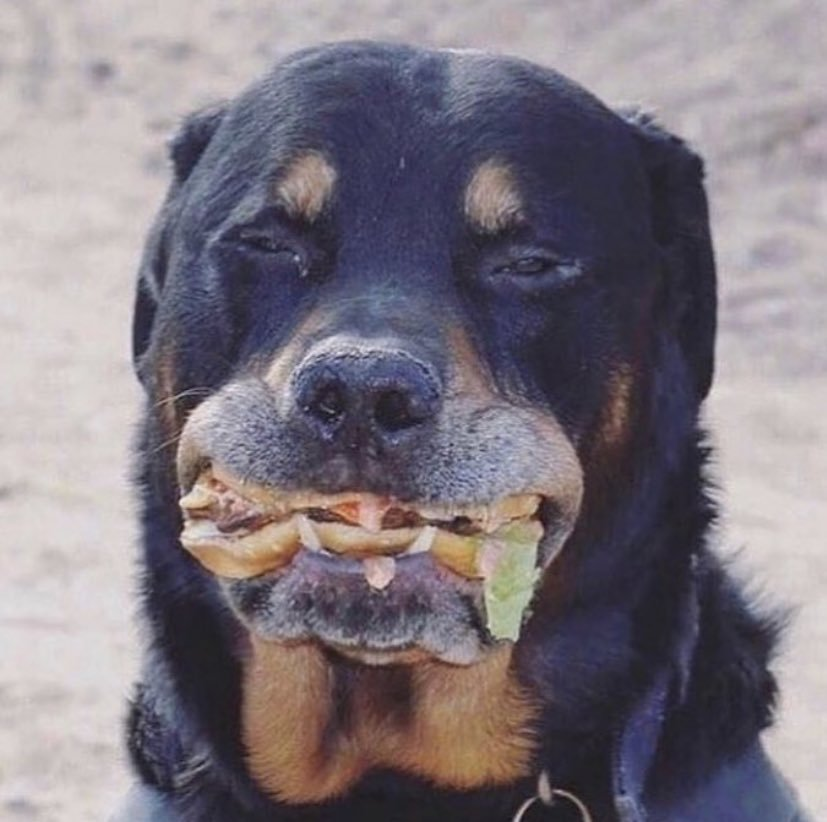
#> input picture EHvnMDLVUAAPgoQ.jpeg, 827 x 822 px, given in place of the camera
$ python sort.py
#> lines starting #> are read from the running program, lines starting #| are printed output that depends on the picture
### src/video_capture.py
import cv2


class VideoCapture():
    def __init__(self, video_source = 0):
        self.cap:cv2.VideoCapture = cv2.VideoCapture(video_source)
        if not self.cap.isOpened():
            raise IOError("Cannot open webcam")
        self.height = self.cap.get(cv2.CAP_PROP_FRAME_HEIGHT)
        self.width = self.cap.get(cv2.CAP_PROP_FRAME_WIDTH)
    def getFrame(self):
        ret, frame = self.cap.read()
        if ret:
            return (ret, cv2.resize(frame, None, fx=1, fy=1, interpolation=cv2.INTER_AREA))
        else:
            return (ret, None)
    def __del__(self):
        self.cap.release()
        cv2.destroyAllWindows()

### src/modules/sort_module.py
# https://www.reddit.com/r/pixelsorting/comments/dewpt6/pixel_sorting_in_20_lines_of_python_using_numpy/

import tkinter as tk
import numpy as np
from scipy.signal import convolve2d
from PIL import Image, ImageTk
import cv2
from video_capture import VideoCapture
from app import SortApp
from typing import Callable
def lum(pixels):
    return np.average(pixels, axis=2)/255
def hue(pixels):
    r, g, b = np.split(pixels, 3, 2)
    return np.arctan2(np.sqrt(3) * (g - b), 2 * r - g - b)[:, :, 0]
# [9 lines left out: functions saturation, laplace, not called in this run]
SORT_FUNCTIONS= {
    'LUM': lum,
    'HUE': hue,
    'LAPLACE': laplace,
    'SATURATION': saturation
}

def sort_pixels(image: Image, value: Callable, condition: Callable, rotation: int = 0):
    pixels = np.rot90(np.array(image), rotation)
    values = value(pixels)
    edges = np.apply_along_axis(lambda row: np.convolve(row, [-1, 1], 'same'), 0, condition(values))
    # return Image.fromarray(np.rot90(edges, - rotation), mode="L")
    intervals = [np.flatnonzero(row) for row in edges]

    for row, key in enumerate(values):
        order = np.split(key, intervals[row])
        for index, interval in enumerate(order[1:]):
            order[index + 1] = np.argsort(interval) + intervals[row][index]
        order[0] = range(order[0].size)
        order = np.concatenate(order)

        for channel in range(3):
            pixels[row, :, channel] = pixels[row, order.astype('uint32'), channel]

    return np.rot90(pixels, -rotation)

def getSortedFrame(pixels, sort_type: str='LUM'):
    return sort_pixels(pixels,
        value=SORT_FUNCTIONS[sort_type],
        condition=lambda lum: ((lum > 2 / 6) & (lum < 4 / 6)),
        rotation=1
        )


class SortModule():
    def __init__(self, app:SortApp, video_capture: VideoCapture) -> None:
        self.sort_type = 'HUE'
        self.app = app
        app.register_module(self)
        self.register_input(video_capture)

        # [6 lines of commented-out code are left out]
        self.panel = tk.Label(master=app.window)
        self.panel.pack()
    def register_input(self, video_capture: VideoCapture):
        self.video_capture = video_capture
    def update(self):
        self.photo = ImageTk.PhotoImage(image = Image.fromarray(cv2.cvtColor(getSortedFrame(self.video_capture.getFrame()[1]), cv2.COLOR_BGR2RGB)))
        # self.canvas.create_image(
        #     0, 0,
        #     image=self.photo,
        #     anchor = tk.NW
        # )
        self.panel.configure(image=self.photo)

### src/app.py
from sys import modules
import tkinter as tk
from cv2 import destroyAllWindows

class SortApp():
    window: tk.Tk
    modules = []

    def close(self):
        self.window.destroy()
        destroyAllWindows()
    def __init__(self):
        self.closed = False
        self.window = tk.Tk()
        label = tk.Label(self.window, text='sorter')
        label.pack()
        self.modules = []
        tk.Button(self.window, text= "Close", font=('Poppins bold', 16), command=lambda :(self.close())).pack(pady=20)

    def register_module(self, module):
        self.modules.append(module)

    def run(self):
        while True:
            if self.closed:
                return
            for module in self.modules:
                module.update()
            self.window.update_idletasks()
            self.window.update()
#> this loop made 31 passes
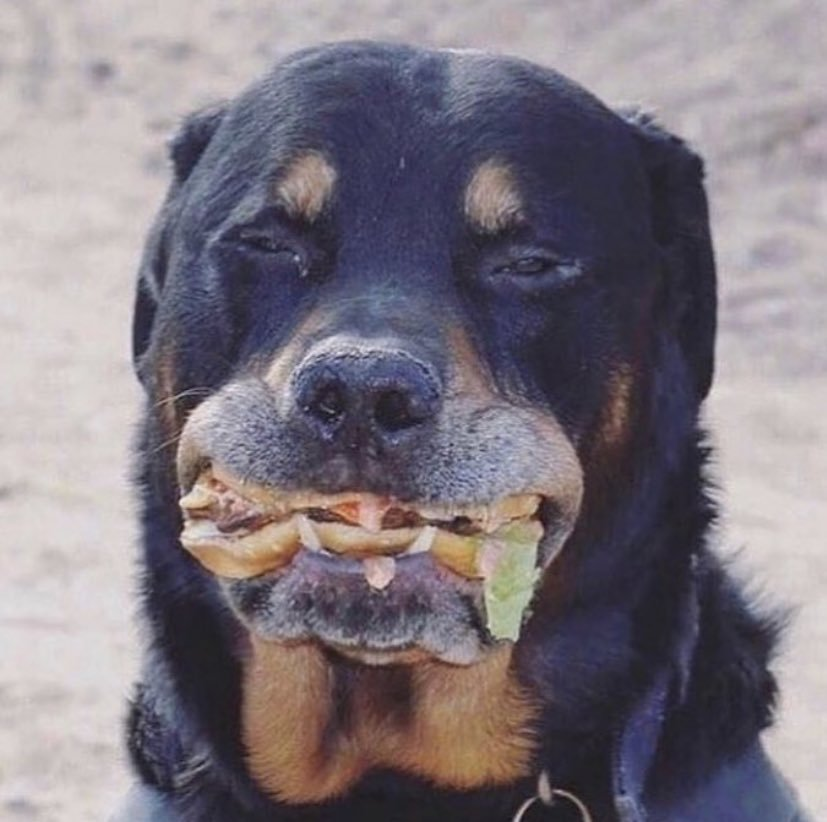
#> input picture EHvnMDLVUAAPgoQ.jpeg, 827 x 822 px, given in place of the camera
#> pass 1, in sort_pixels, `pixels = np.rot90(np.array(image), rotation)`:
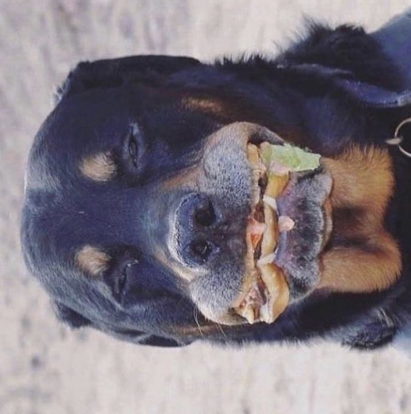
#> pixels: shape (827, 822, 3) (shown at 1/2 size); mean of channels 0, 1, 2 127.9, 119.3, 126.8; drawn as B, G, R
#> pass 1, in sort_pixels, `values = value(pixels)`:
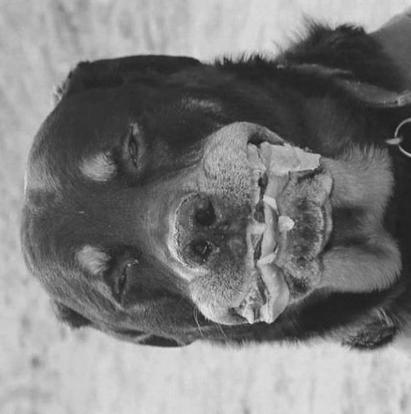
#> values: shape (827, 822) float64 (shown at 1/2 size); min 0.0693, max 0.922, mean 0.489
#> pass 1, in sort_pixels, `edges = np.apply_along_axis(lambda row: np.convolve(row, [-1, 1], 'sam..`:
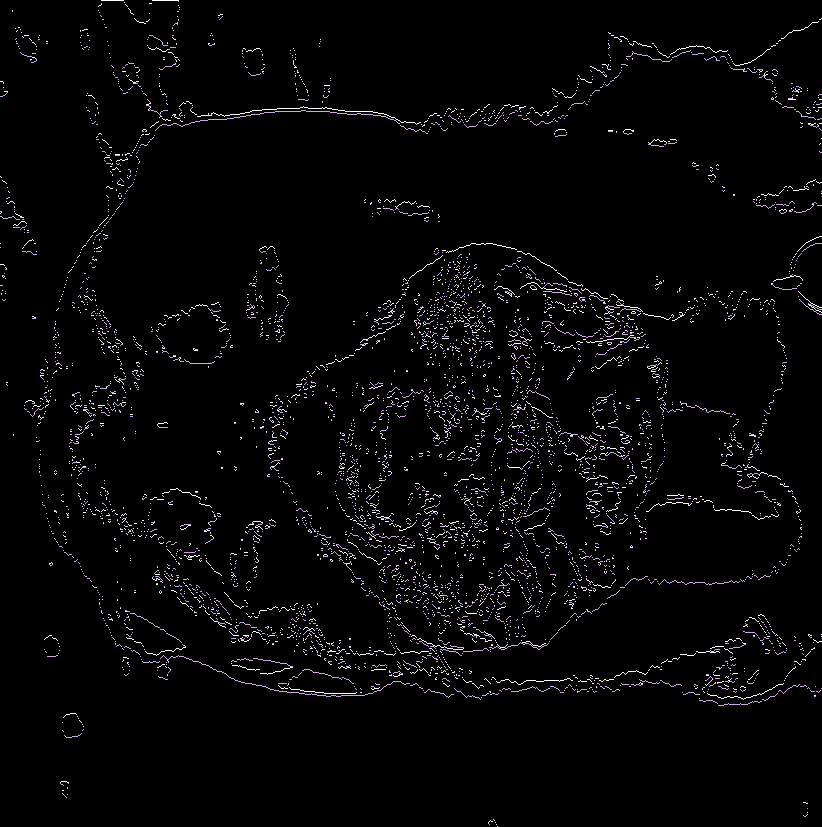
#> edges: shape (827, 822) int64; 3 distinct labels, from -1 to 1; one colour per label, 0 black, -1 white

### src/sort.py
#!/c/Users/bryan/.virtualenvs/pixelsorter-nq_cZ9XP/Scripts/python

# activate virtual environment with `pipenv shell`
import argparse
import os
from app import SortApp
from sortFunctions import SortFunctions
from modules.sort_module import SortModule
from video_capture import VideoCapture
import tkinter as tk
args = None

# [47 lines left out: functions parseArgs, getEdgesCallable, main, not called in this run]

if __name__ == "__main__":
    app = SortApp()

    video_capture = VideoCapture(video_source=0)

    SortModule(app, video_capture)
    app.run()

$ run again, on capture.jpg
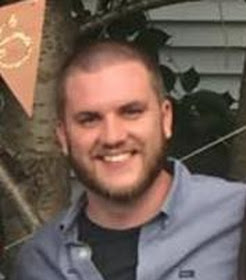
#> input picture capture.jpg, 246 x 280 px, given in place of the camera
#> the loop in run, `while True:` made 31 passes
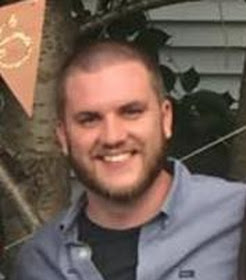
#> input picture capture.jpg, 246 x 280 px, given in place of the camera
#> pass 1, in sort_pixels, `values = value(pixels)`:
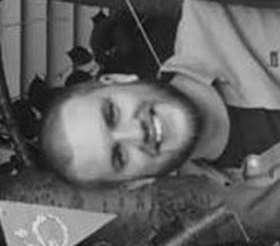
#> values: shape (246, 280) float64; min 0.0261, max 0.865, mean 0.388
#> pass 1, in sort_pixels, `edges = np.apply_along_axis(lambda row: np.convolve(row, [-1, 1], 'sam..`:
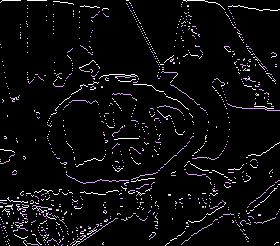
#> edges: shape (246, 280) int64; 3 distinct labels, from -1 to 1; one colour per label, 0 black, -1 white
